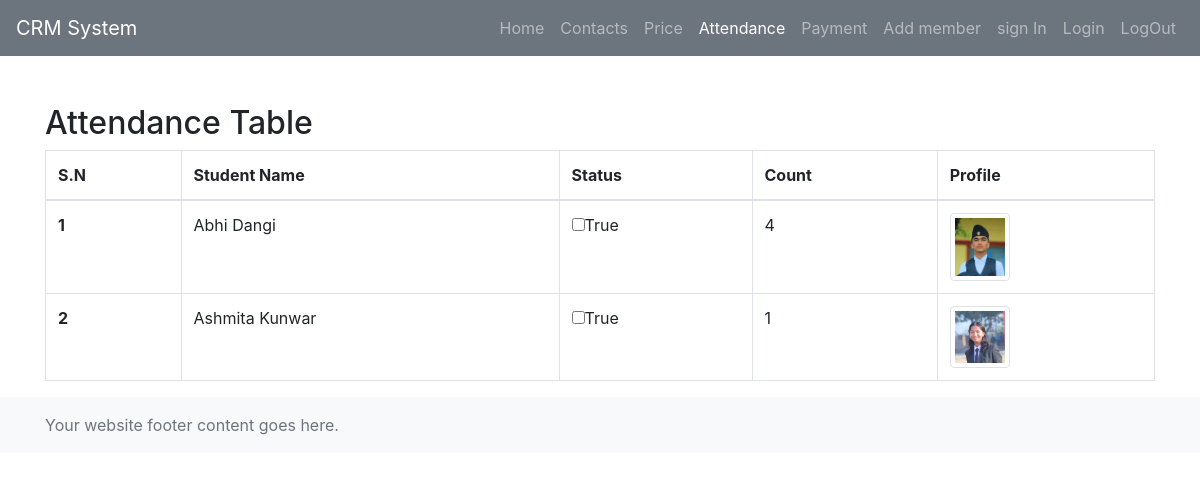
The page /attendance/ on the database its author committed.
### cms_app/models.py (models this page shows, shortened)
class Attendance(models.Model):
    user = models.ForeignKey(AddMember, on_delete=models.CASCADE)
    images = models.ImageField(upload_to="Attendance/%Y/%m/%d", blank=False)
    date = models.DateField()
    is_present = models.BooleanField(default=False)
    attendance_count = models.IntegerField(default=0)

class AddMember(models.Model):
    STATUS_CHOICES = [
        ("basic", "Basic"),
        ("gold", "Gold"),
    ]
    STATUS_PAYMENT = [
        ("online", "Online"),
        ("case", "Case"),
    ]
    first_name = models.CharField(max_length=100)
    last_name = models.CharField(max_length=100)
    images = models.ImageField(upload_to="Addmember/%Y/%m/%d", blank=False)
    street_address = models.CharField(max_length=255, blank=True, null=True)
    street_address2 = models.CharField(max_length=255, blank=True, null=True)
    city = models.CharField(max_length=100, blank=True, null=True)
    state_province = models.CharField(max_length=100, blank=True, null=True)
    zip_code = models.CharField(max_length=20)
    country = models.CharField(max_length=100)
    email = models.EmailField()
    membership_types = models.CharField(
        max_length=20, choices=STATUS_CHOICES, default="basic"
    )
    billing_address = models.CharField(max_length=20, choices=STATUS_PAYMENT)
    date_of_signature = models.DateTimeField(default=timezone.now)
    contact = models.CharField(max_length=10)
    emergency_contact = models.CharField(max_length=10,blank=True, null=True)
    emergency_contact2 = models.CharField(max_length=10,blank=True, null=True)
    service_category = models.ManyToManyField(Service_Category)
    sub_category = models.ManyToManyField(Sub_Category)
    def __str__(self):
        return f"{self.first_name} {self.last_name}"

### cms_app/views.py (the view)
# urls.py: path("attendance/", AttendanceListView.as_view(), name="attendance"),
class AttendanceListView(ListView):
    model = Attendance
    template_name = "attendance_list.html"
    context_object_name = "attendance_list"
    def get_queryset(self):
        return Attendance.objects.all()

### template/attendance_list.html
{% extends "base.html" %}
{% load static %}
{% block content %}
<div class="container mt-5">
     <h2>Attendance Table</h2>
     <table class="table table-bordered">
          <thead>
               <tr>
                    <th scope="col">S.N</th>
                    <th scope="col">Student Name</th>
                    <th scope="col">Status</th>
                    <th scope="col">Count</th>
                    <th scope="col">Profile</th>
               </tr>
          </thead>
          <tbody>
               {% for attendance in attendance_list %}
               <tr>
                    <th scope="row">{{forloop.counter}}</th>
                    <td>{{ attendance.user }}</td>
                    <td><input type="checkbox">{{ attendance.is_present }}</td>
                    <td>{{ attendance.attendance_count }}</td>
                    <td><img src="{{attendance.images.url}}"
                              alt="Image 1" class="img-thumbnail" style="max-width: 60px;"></td>
               </tr>
               {% endfor %}
          </tbody>
     </table>
</div>
{% endblock content %}

### rows shown on the page
Attendance: user "Abhi Dangi", is_present "True", attendance_count "4", images (picture)
Attendance: user "Ashmita Kunwar", is_present "True", attendance_count "1", images (picture)
